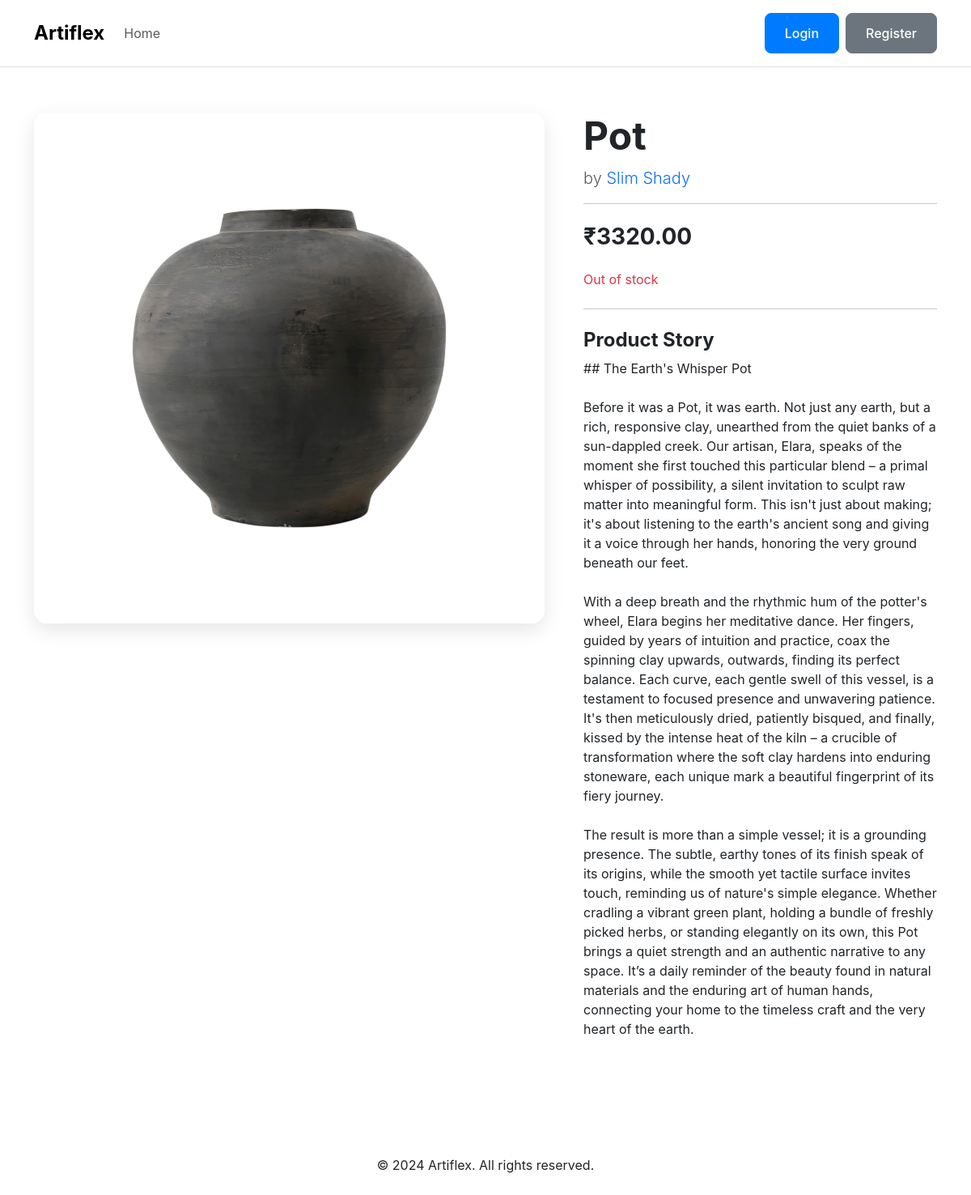
Page /product/1 on the committed database.
### models.py (models this page shows)
class Product(Base):
    __tablename__ = 'products'
    id = Column(Integer, primary_key=True)
    name = Column(String, index=True, nullable=False)
    category = Column(String, index=True)
    artist_notes = Column(String)
    ai_generated_description = Column(String)
    price_usd = Column(Float, nullable=False)
    stock = Column(Integer, default=1)
    image_filename = Column(String)
    owner_id = Column(Integer, ForeignKey('users.id'))
    owner = relationship("User", back_populates="products")

class User(Base):
    __tablename__ = 'users'
    id = Column(Integer, primary_key=True)
    email = Column(String, unique=True, index=True, nullable=False)
    hashed_password = Column(String, nullable=False)
    full_name = Column(String)
    role = Column(Enum(UserRole), nullable=False)
    created_at = Column(DateTime, default=datetime.utcnow)
    profile_picture = Column(String, nullable=True, default='default_avatar.png') # Filename
    studio_name = Column(String, nullable=True)
    bio = Column(String, nullable=True) # This is the description
    skills = Column(String, nullable=True) # We'll store this as a comma-separated string, e.g., "Pottery,Glazing,Sculpting"
    location = Column(String, nullable=True) # e.g., "City, Country"
    phone_contact = Column(String, nullable=True)
    average_rating = Column(Float, default=0.0) # For the future rating system
    products = relationship("Product", back_populates="owner")
    orders = relationship("Order", back_populates="customer")

### routers/public.py (the view)
@router.get("/product/{product_id}", response_class=HTMLResponse)
async def product_detail(request: Request, product_id: int, db: Session = Depends(get_db)):
    user = request.session.get("user")
    product = crud.get_product(db, product_id=product_id)
    if not product:
        return HTMLResponse("Product not found", status_code=404)
    context = {
        "request": request,
        "user": user,
        "product": product,
        "currency": "INR",
        "conversion_rate": 83.0
    }
    return templates.TemplateResponse("public/product_detail.html", context)

### templates/public/product_detail.html (shortened to what this page needs)
{% extends "layouts/base.html" %}
{% block content %}
<div class="row g-5">
    <div class="col-md-7">
        <img src="{{ url_for('static', path='/uploads/' + product.image_filename) }}" alt="{{ product.name }}" class="img-fluid product-detail-img">
    </div>
    <div class="col-md-5">
        <h1 class="display-5 fw-bold">{{ product.name }}</h1>
        <p class="lead text-muted">by <a href="/artist/{{ product.owner.id }}" class="text-decoration-none">{{ product.owner.full_name }}</a></p>
        <hr>
        <h3 class="my-4">₹{{ "%.2f"|format(product.price_usd * conversion_rate) }}</h3>
        {% if product.stock > 0 %}
            {% if user and user.role == 'customer' %}
            <form action="/customer/cart/add/{{ product.id }}" method="post" class="d-grid gap-2">
                <button type="submit" class="btn btn-primary btn-lg">Add to Cart</button>
            </form>
            {% endif %}
            <p class="text-success mt-2">In stock ({{ product.stock }} available)</p>
        {% else %}
            <p class="text-danger mt-2">Out of stock</p>
        {% endif %}
        <hr class="my-4">
        <h4>Product Story</h4>
        <p style="white-space: pre-wrap;">{{ product.ai_generated_description }}</p>
    </div>
</div>
{% endblock %}

### static/css/custom.css (style rules this page uses)
:root { --primary-color: #007bff; --primary-hover: #0056b3; --light-gray: #f8f9fa; --border-color: #dee2e6; --text-color: #212529; --text-muted: #6c757d; }
body { font-family: 'Inter', sans-serif; background-color: #ffffff; color: var(--text-color); }
h1, h2, h3, h4, h5, h6 { font-weight: 700; }
.product-detail-img { border-radius: 16px; box-shadow: 0 8px 24px rgba(0, 0, 0, 0.1); }

### rows in the picture
Product: image_filename (picture), name "Pot", product.price_usd*conversion_rate "3320.00", ai_generated_description "## The Earth's Whisper Pot Before it was a Pot, it was earth. Not just any earth, but a rich, responsive clay, unearthed from the quiet banks of a sun-dappled creek. Our artisan, Elara, speaks of the moment she first touched this particular blend – a primal whisper of possibility, a silent invitation to sculpt raw matter into meaningful form. This isn't just about making; it's about listening to the earth's ancient song and giving it a voice through her hands, honoring the very ground beneath our feet. With a deep breath and the rhythmic hum of the potter's wheel, Elara begins her meditative dance. Her fingers, guided by years of intuition and practice, coax the spinning clay upwards,…"
User: owner.full_name "Slim Shady"
